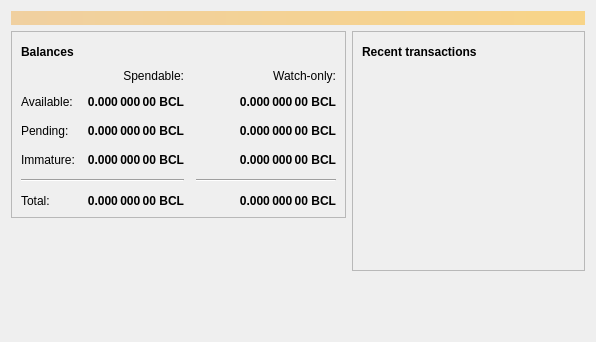
<?xml version="1.0" encoding="UTF-8"?>
<ui version="4.0">
 <class>OverviewPage</class>
 <widget class="QWidget" name="OverviewPage">
  <property name="geometry">
   <rect>
    <x>0</x>
    <y>0</y>
    <width>596</width>
    <height>342</height>
   </rect>
  </property>
  <property name="windowTitle">
   <string>Form</string>
  </property>
  <layout class="QVBoxLayout" name="topLayout">
   <item>
    <widget class="QLabel" name="labelAlerts">
     <property name="visible">
      <bool>false</bool>
     </property>
     <property name="styleSheet">
      <string notr="true">QLabel { background-color: qlineargradient(x1: 0, y1: 0, x2: 1, y2: 0, stop:0 #F0D0A0, stop:1 #F8D488); color:#000000; }</string>
     </property>
     <property name="wordWrap">
      <bool>true</bool>
     </property>
     <property name="margin">
      <number>3</number>
     </property>
     <property name="textInteractionFlags">
      <set>Qt::TextSelectableByMouse</set>
     </property>
    </widget>
   </item>
   <item>
    <layout class="QHBoxLayout" name="horizontalLayout" stretch="1,1">
     <item>
      <layout class="QVBoxLayout" name="verticalLayout_2">
       <item>
        <widget class="QFrame" name="frame">
         <property name="frameShape">
          <enum>QFrame::StyledPanel</enum>
         </property>
         <property name="frameShadow">
          <enum>QFrame::Raised</enum>
         </property>
         <layout class="QVBoxLayout" name="verticalLayout_4">
          <item>
           <layout class="QHBoxLayout" name="horizontalLayout_4">
            <item>
             <widget class="QLabel" name="label_5">
              <property name="font">
               <font>
                <weight>75</weight>
                <bold>true</bold>
               </font>
              </property>
              <property name="text">
               <string>Balances</string>
              </property>
             </widget>
            </item>
            <item>
             <widget class="QPushButton" name="labelWalletStatus">
              <property name="enabled">
               <bool>true</bool>
              </property>
              <property name="maximumSize">
               <size>
                <width>30</width>
                <height>16777215</height>
               </size>
              </property>
              <property name="toolTip">
               <string>The displayed information may be out of date. Your wallet automatically synchronizes with the Bitcoin network after a connection is established, but this process has not completed yet.</string>
              </property>
              <property name="text">
               <string/>
              </property>
              <property name="icon">
               <iconset resource="../bitcoin.qrc">
                <normaloff>:/icons/warning</normaloff>
                <disabledoff>:/icons/warning</disabledoff>:/icons/warning</iconset>
              </property>
              <property name="iconSize">
               <size>
                <width>24</width>
                <height>24</height>
               </size>
              </property>
              <property name="flat">
               <bool>true</bool>
              </property>
             </widget>
            </item>
            <item>
             <spacer name="horizontalSpacer_3">
              <property name="orientation">
               <enum>Qt::Horizontal</enum>
              </property>
              <property name="sizeHint" stdset="0">
               <size>
                <width>40</width>
                <height>20</height>
               </size>
              </property>
             </spacer>
            </item>
           </layout>
          </item>
          <item>
           <layout class="QGridLayout" name="gridLayout">
            <property name="spacing">
             <number>12</number>
            </property>
            <item row="2" column="2">
             <widget class="QLabel" name="labelWatchPending">
              <property name="font">
               <font>
                <weight>75</weight>
                <bold>true</bold>
               </font>
              </property>
              <property name="cursor">
               <cursorShape>IBeamCursor</cursorShape>
              </property>
              <property name="toolTip">
               <string>Unconfirmed transactions to watch-only addresses</string>
              </property>
              <property name="text">
               <string notr="true">0.000 000 00 BCL</string>
              </property>
              <property name="alignment">
               <set>Qt::AlignRight|Qt::AlignTrailing|Qt::AlignVCenter</set>
              </property>
              <property name="textInteractionFlags">
               <set>Qt::LinksAccessibleByMouse|Qt::TextSelectableByKeyboard|Qt::TextSelectableByMouse</set>
              </property>
             </widget>
            </item>
            <item row="2" column="1">
             <widget class="QLabel" name="labelUnconfirmed">
              <property name="font">
               <font>
                <weight>75</weight>
                <bold>true</bold>
               </font>
              </property>
              <property name="cursor">
               <cursorShape>IBeamCursor</cursorShape>
              </property>
              <property name="toolTip">
               <string>Total of transactions that have yet to be confirmed, and do not yet count toward the spendable balance</string>
              </property>
              <property name="text">
               <string notr="true">0.000 000 00 BCL</string>
              </property>
              <property name="alignment">
               <set>Qt::AlignRight|Qt::AlignTrailing|Qt::AlignVCenter</set>
              </property>
              <property name="textInteractionFlags">
               <set>Qt::LinksAccessibleByMouse|Qt::TextSelectableByKeyboard|Qt::TextSelectableByMouse</set>
              </property>
             </widget>
            </item>
            <item row="3" column="2">
             <widget class="QLabel" name="labelWatchImmature">
              <property name="font">
               <font>
                <weight>75</weight>
                <bold>true</bold>
               </font>
              </property>
              <property name="cursor">
               <cursorShape>IBeamCursor</cursorShape>
              </property>
              <property name="toolTip">
               <string>Mined balance in watch-only addresses that has not yet matured</string>
              </property>
              <property name="text">
               <string notr="true">0.000 000 00 BCL</string>
              </property>
              <property name="alignment">
               <set>Qt::AlignRight|Qt::AlignTrailing|Qt::AlignVCenter</set>
              </property>
              <property name="textInteractionFlags">
               <set>Qt::LinksAccessibleByMouse|Qt::TextSelectableByKeyboard|Qt::TextSelectableByMouse</set>
              </property>
             </widget>
            </item>
            <item row="4" column="0" colspan="2">
             <widget class="Line" name="line">
              <property name="orientation">
               <enum>Qt::Horizontal</enum>
              </property>
             </widget>
            </item>
            <item row="4" column="2">
             <widget class="Line" name="lineWatchBalance">
              <property name="sizePolicy">
               <sizepolicy hsizetype="Preferred" vsizetype="Fixed">
                <horstretch>0</horstretch>
                <verstretch>0</verstretch>
               </sizepolicy>
              </property>
              <property name="minimumSize">
               <size>
                <width>140</width>
                <height>0</height>
               </size>
              </property>
              <property name="orientation">
               <enum>Qt::Horizontal</enum>
              </property>
             </widget>
            </item>
            <item row="5" column="0">
             <widget class="QLabel" name="labelTotalText">
              <property name="text">
               <string>Total:</string>
              </property>
             </widget>
            </item>
            <item row="3" column="1">
             <widget class="QLabel" name="labelImmature">
              <property name="font">
               <font>
                <weight>75</weight>
                <bold>true</bold>
               </font>
              </property>
              <property name="cursor">
               <cursorShape>IBeamCursor</cursorShape>
              </property>
              <property name="toolTip">
               <string>Mined balance that has not yet matured</string>
              </property>
              <property name="text">
               <string notr="true">0.000 000 00 BCL</string>
              </property>
              <property name="alignment">
               <set>Qt::AlignRight|Qt::AlignTrailing|Qt::AlignVCenter</set>
              </property>
              <property name="textInteractionFlags">
               <set>Qt::LinksAccessibleByMouse|Qt::TextSelectableByKeyboard|Qt::TextSelectableByMouse</set>
              </property>
             </widget>
            </item>
            <item row="2" column="3">
             <spacer name="horizontalSpacer_2">
              <property name="orientation">
               <enum>Qt::Horizontal</enum>
              </property>
              <property name="sizeHint" stdset="0">
               <size>
                <width>40</width>
                <height>20</height>
               </size>
              </property>
             </spacer>
            </item>
            <item row="3" column="0">
             <widget class="QLabel" name="labelImmatureText">
              <property name="text">
               <string>Immature:</string>
              </property>
             </widget>
            </item>
            <item row="5" column="1">
             <widget class="QLabel" name="labelTotal">
              <property name="font">
               <font>
                <weight>75</weight>
                <bold>true</bold>
               </font>
              </property>
              <property name="cursor">
               <cursorShape>IBeamCursor</cursorShape>
              </property>
              <property name="toolTip">
               <string>Your current total balance</string>
              </property>
              <property name="text">
               <string notr="true">0.000 000 00 BCL</string>
              </property>
              <property name="alignment">
               <set>Qt::AlignRight|Qt::AlignTrailing|Qt::AlignVCenter</set>
              </property>
              <property name="textInteractionFlags">
               <set>Qt::LinksAccessibleByMouse|Qt::TextSelectableByKeyboard|Qt::TextSelectableByMouse</set>
              </property>
             </widget>
            </item>
            <item row="5" column="2">
             <widget class="QLabel" name="labelWatchTotal">
              <property name="font">
               <font>
                <weight>75</weight>
                <bold>true</bold>
               </font>
              </property>
              <property name="cursor">
               <cursorShape>IBeamCursor</cursorShape>
              </property>
              <property name="toolTip">
               <string>Current total balance in watch-only addresses</string>
              </property>
              <property name="text">
               <string notr="true">0.000 000 00 BCL</string>
              </property>
              <property name="alignment">
               <set>Qt::AlignRight|Qt::AlignTrailing|Qt::AlignVCenter</set>
              </property>
              <property name="textInteractionFlags">
               <set>Qt::LinksAccessibleByMouse|Qt::TextSelectableByKeyboard|Qt::TextSelectableByMouse</set>
              </property>
             </widget>
            </item>
            <item row="0" column="2">
             <widget class="QLabel" name="labelWatchonly">
              <property name="text">
               <string>Watch-only:</string>
              </property>
              <property name="alignment">
               <set>Qt::AlignRight|Qt::AlignTrailing|Qt::AlignVCenter</set>
              </property>
             </widget>
            </item>
            <item row="1" column="0">
             <widget class="QLabel" name="labelBalanceText">
              <property name="text">
               <string>Available:</string>
              </property>
             </widget>
            </item>
            <item row="1" column="1">
             <widget class="QLabel" name="labelBalance">
              <property name="font">
               <font>
                <weight>75</weight>
                <bold>true</bold>
               </font>
              </property>
              <property name="cursor">
               <cursorShape>IBeamCursor</cursorShape>
              </property>
              <property name="toolTip">
               <string>Your current spendable balance</string>
              </property>
              <property name="text">
               <string notr="true">0.000 000 00 BCL</string>
              </property>
              <property name="alignment">
               <set>Qt::AlignRight|Qt::AlignTrailing|Qt::AlignVCenter</set>
              </property>
              <property name="textInteractionFlags">
               <set>Qt::LinksAccessibleByMouse|Qt::TextSelectableByKeyboard|Qt::TextSelectableByMouse</set>
              </property>
             </widget>
            </item>
            <item row="1" column="2">
             <widget class="QLabel" name="labelWatchAvailable">
              <property name="font">
               <font>
                <weight>75</weight>
                <bold>true</bold>
               </font>
              </property>
              <property name="cursor">
               <cursorShape>IBeamCursor</cursorShape>
              </property>
              <property name="toolTip">
               <string>Your current balance in watch-only addresses</string>
              </property>
              <property name="text">
               <string notr="true">0.000 000 00 BCL</string>
              </property>
              <property name="alignment">
               <set>Qt::AlignRight|Qt::AlignTrailing|Qt::AlignVCenter</set>
              </property>
              <property name="textInteractionFlags">
               <set>Qt::LinksAccessibleByMouse|Qt::TextSelectableByKeyboard|Qt::TextSelectableByMouse</set>
              </property>
             </widget>
            </item>
            <item row="2" column="0">
             <widget class="QLabel" name="labelPendingText">
              <property name="text">
               <string>Pending:</string>
              </property>
             </widget>
            </item>
            <item row="0" column="1">
             <widget class="QLabel" name="labelSpendable">
              <property name="text">
               <string>Spendable:</string>
              </property>
              <property name="alignment">
               <set>Qt::AlignRight|Qt::AlignTrailing|Qt::AlignVCenter</set>
              </property>
             </widget>
            </item>
           </layout>
          </item>
         </layout>
        </widget>
       </item>
       <item>
        <spacer name="verticalSpacer">
         <property name="orientation">
          <enum>Qt::Vertical</enum>
         </property>
         <property name="sizeHint" stdset="0">
          <size>
           <width>20</width>
           <height>40</height>
          </size>
         </property>
        </spacer>
       </item>
      </layout>
     </item>
     <item>
      <layout class="QVBoxLayout" name="verticalLayout_3">
       <item>
        <widget class="QFrame" name="frame_2">
         <property name="frameShape">
          <enum>QFrame::StyledPanel</enum>
         </property>
         <property name="frameShadow">
          <enum>QFrame::Raised</enum>
         </property>
         <layout class="QVBoxLayout" name="verticalLayout">
          <item>
           <layout class="QHBoxLayout" name="horizontalLayout_2">
            <item>
             <widget class="QLabel" name="label_4">
              <property name="font">
               <font>
                <weight>75</weight>
                <bold>true</bold>
               </font>
              </property>
              <property name="text">
               <string>Recent transactions</string>
              </property>
             </widget>
            </item>
            <item>
             <widget class="QPushButton" name="labelTransactionsStatus">
              <property name="enabled">
               <bool>true</bool>
              </property>
              <property name="maximumSize">
               <size>
                <width>30</width>
                <height>16777215</height>
               </size>
              </property>
              <property name="toolTip">
               <string>The displayed information may be out of date. Your wallet automatically synchronizes with the Bitcoin network after a connection is established, but this process has not completed yet.</string>
              </property>
              <property name="text">
               <string/>
              </property>
              <property name="icon">
               <iconset resource="../bitcoin.qrc">
                <normaloff>:/icons/warning</normaloff>
                <disabledoff>:/icons/warning</disabledoff>:/icons/warning</iconset>
              </property>
              <property name="iconSize">
               <size>
                <width>24</width>
                <height>24</height>
               </size>
              </property>
              <property name="flat">
               <bool>true</bool>
              </property>
             </widget>
            </item>
            <item>
             <spacer name="horizontalSpacer">
              <property name="orientation">
               <enum>Qt::Horizontal</enum>
              </property>
              <property name="sizeHint" stdset="0">
               <size>
                <width>40</width>
                <height>20</height>
               </size>
              </property>
             </spacer>
            </item>
           </layout>
          </item>
          <item>
           <widget class="QListView" name="listTransactions">
            <property name="styleSheet">
             <string notr="true">QListView { background: transparent; }</string>
            </property>
            <property name="frameShape">
             <enum>QFrame::NoFrame</enum>
            </property>
            <property name="verticalScrollBarPolicy">
             <enum>Qt::ScrollBarAlwaysOff</enum>
            </property>
            <property name="horizontalScrollBarPolicy">
             <enum>Qt::ScrollBarAlwaysOff</enum>
            </property>
            <property name="selectionMode">
             <enum>QAbstractItemView::NoSelection</enum>
            </property>
           </widget>
          </item>
         </layout>
        </widget>
       </item>
       <item>
        <spacer name="verticalSpacer_2">
         <property name="orientation">
          <enum>Qt::Vertical</enum>
         </property>
         <property name="sizeHint" stdset="0">
          <size>
           <width>20</width>
           <height>40</height>
          </size>
         </property>
        </spacer>
       </item>
      </layout>
     </item>
    </layout>
   </item>
  </layout>
 </widget>
 <resources/>
 <connections/>
</ui>
